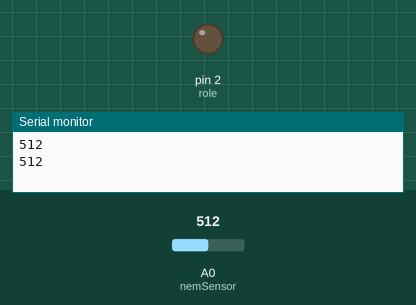
Recording of a sketch running on a simulated Arduino Uno, built with avr-gcc and run on an emulated ATmega328P. Parts: output pins drawn as LEDs (lit = HIGH), the last lines printed to the serial monitor. Inputs (shaded band) come from the test bench; at power-on: A0 (nemSensor) = 512.

Above: at 5.8 s.
5.9 s: A0 (nemSensor) set to 485
At 6.6 s:
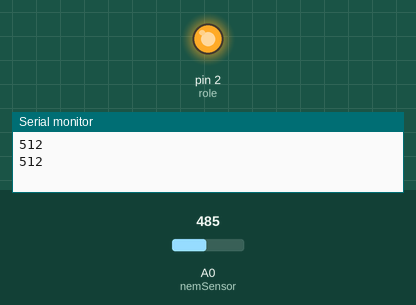
11.9 s: A0 (nemSensor) set to 511
At 12.7 s:
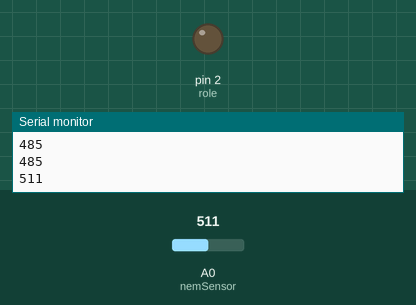
22.7 s: A0 (nemSensor) set to 306
At 23.5 s:
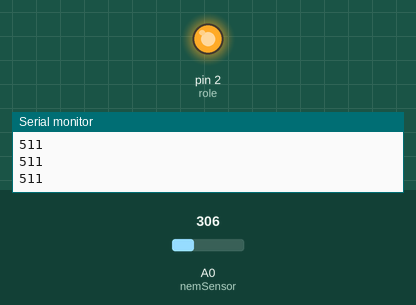
28.7 s: A0 (nemSensor) set to 716
At 29.0 s:
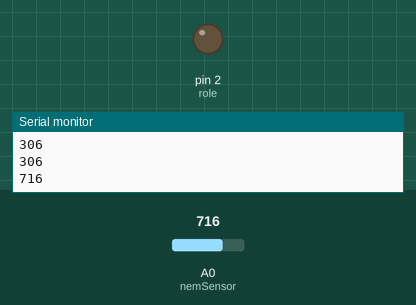
Timing chart, 0 to 40.5 s (numbered marks = the images above; inputs shaded):
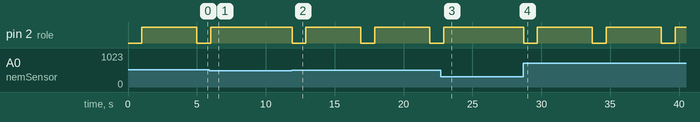

Measured:
- the behaviour switches between 500 and 499 on A0 (nemSensor) (found by bisection; images 0 and 1)
- after the input at 5.9 s, pin 2 (role): goes on until 6.0 s, then stays HIGH
- after the input at 11.9 s, pin 2 (role): alternates HIGH for 4.0 s and LOW for 1.0 s, starting at once
- after the input at 22.7 s, pin 2 (role): goes on until 22.9 s, then stays HIGH
- after the input at 28.7 s, pin 2 (role): alternates HIGH for 4.0 s and LOW for 1.0 s, starting at once

The sketch:

sketch_apr16a.ino
```cpp
int role=2;
int nemSensor=A0;

int sinirDeger=500;

void setup()
{
  pinMode(role,OUTPUT);
  pinMode(nemSensor,INPUT);
  digitalWrite(role,HIGH);
  Serial.begin(9600);
}
void loop()
{
  int nem = analogRead(nemSensor);
  Serial.println(nem);

  if(nem>=sinirDeger)
  {
    digitalWrite(role,LOW);
    delay(1000);
    digitalWrite(role,HIGH);
    delay(4000);
  }
  else
  {
    digitalWrite(role,HIGH);
  }

}
```
